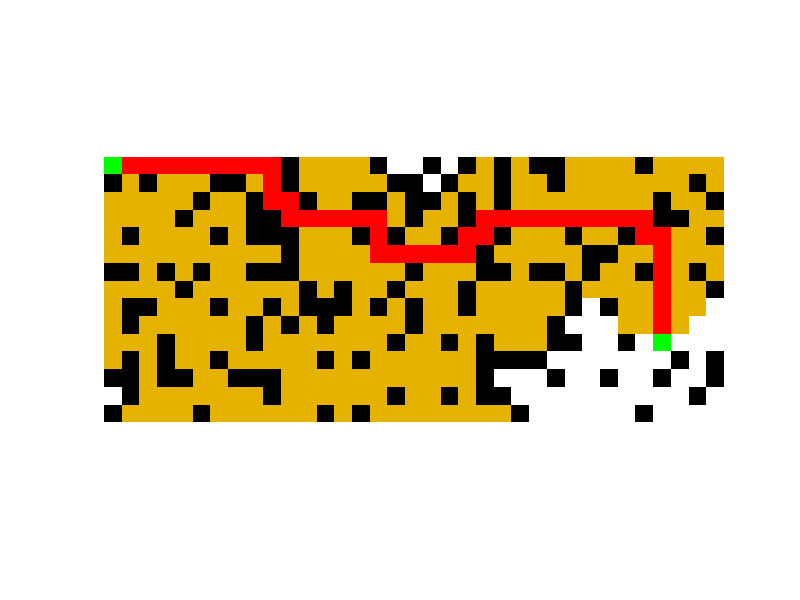

Source code (MATLAB):
clear;clc;clf;
%load cv_06a.mat;
load cv_06b.mat;
problem.start_node = 1;
end_node = problem.end_node;

node_list = problem.node_list;
node_neighbors = problem.node_neighbors;
neighbors_distance = problem.neighbors_distance;
nr_nodes = length(node_list);
M = problem.M;
imshow(M,'InitialMagnification',1200);

OPEN = [problem.start_node];
LABEL = Inf*ones(nr_nodes,1);
LABEL(problem.start_node) = 0;
UPPER = Inf;
PARENT = Inf*ones(nr_nodes,1);
PARENT(problem.start_node) = problem.start_node;

iter = 0;


h = zeros(nr_nodes,1);
for i=1:nr_nodes
    h(i) = norm(node_list(i,:) - node_list(end_node,:),1);
end

tic
while ~isempty(OPEN)
    iter = iter + 1;
    %BFS
    i = OPEN(1); OPEN(1) = [];
    %Dijkstra
    %[~,id] = min(LABEL(OPEN));
    %i = OPEN(id); OPEN(id) = [];
    %Dijkstra + A*
    %[~,id] = min(LABEL(OPEN) + h(OPEN));
    %i = OPEN(id); OPEN(id) = [];
    nr_child = length(node_neighbors{i});
    for j = 1:nr_child
        child_idx = node_neighbors{i}(j);
        if LABEL(i) + neighbors_distance{i}(j) < min(LABEL(child_idx), UPPER)
        %if LABEL(i) + neighbors_distance{i}(j) < LABEL(child_idx) && ...
         %   LABEL(i) + neighbors_distance{i}(j) + h(child_idx) < UPPER

            LABEL(child_idx) = LABEL(i) + neighbors_distance{i}(j);
            PARENT(child_idx) = i;
            if child_idx ~= end_node && ~ismember(child_idx,OPEN)
                OPEN(end+1) = child_idx;
                x = node_list(child_idx,1);
                y = node_list(child_idx,2);
                M(x,y,1) = 0.9;
                M(x,y,2) = 0.7;
                M(x,y,3) = 0;
            elseif child_idx == end_node 
                UPPER = LABEL(child_idx);
            end
        end
    end
    % if mod(iter,1000) == 0
    %     pause(0.01);
    %     imshow(M,'InitialMagnification',1200); 
    %     pause(0.01);
    % end
end

if UPPER < Inf
    PATH = [end_node];
    cur_parent = PARENT(end_node);
    while cur_parent ~= problem.start_node
        PATH = [cur_parent,PATH];
        x = node_list(cur_parent,1);
        y = node_list(cur_parent,2);
        M(x,y,1) = 1;
        M(x,y,2) = 0;
        M(x,y,3) = 0;
        cur_parent = PARENT(cur_parent);
    end
end
toc
imshow(M,'InitialMagnification',1200);









